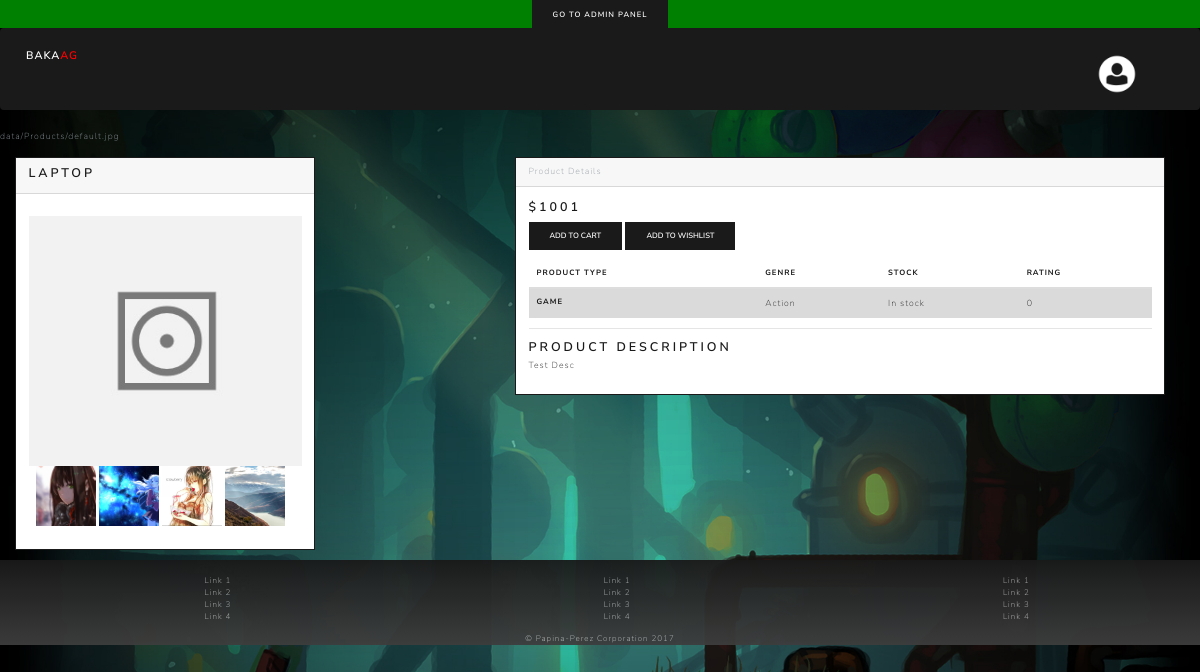
The app's page /products.php?prod_id=1 (signed in) with its own data.
### tables this page shows
CREATE TABLE `product` (
  `prod_id` int(11) NOT NULL,
  `prod_name` varchar(32) NOT NULL,
  `prod_desc` longtext NOT NULL,
  `prod_picture_link` varchar(700) NOT NULL DEFAULT 'data/Products/default.jpg',
  `prod_featured` varchar(3) NOT NULL DEFAULT 'No',
  `prod_genre_id` int(11) NOT NULL,
  `prod_type_id` int(11) NOT NULL,
  `inv_id` int(11) NOT NULL
);

CREATE TABLE `inventory` (
  `inv_id` int(11) NOT NULL,
  `inv_price` int(9) NOT NULL,
  `inv_stock` int(32) NOT NULL,
  `inv_no_of_sold` int(9) NOT NULL DEFAULT '0',
  `inv_views` int(9) NOT NULL DEFAULT '0',
  `inv_rate` int(9) NOT NULL DEFAULT '0',
  `inv_discount` int(3) NOT NULL DEFAULT '0'
);

CREATE TABLE `product_type` (
  `prod_type_id` int(11) NOT NULL,
  `prod_type_name` varchar(32) NOT NULL
);

CREATE TABLE `product_genre` (
  `prod_genre_id` int(11) NOT NULL,
  `prod_genre_name` varchar(100) NOT NULL,
  `prod_genre_desc` longtext NOT NULL,
  `prod_genre_link` varchar(700) DEFAULT NULL
);

### products.php (the view, shortened to what this page needs)
<?php
include_once("backend/connection.php");
include_once("header.php");
$sql = "SELECT * FROM product,inventory WHERE product.inv_id=inventory.inv_id AND prod_id=".$_GET['prod_id'];
$result = $conn->query($sql);
$result = $result->fetch_assoc();
?>
<!DOCTYPE html>
<html>
<head>
	<link rel="stylesheet" type="text/css" href="css/bootstrap.css">
	<link rel="stylesheet" type="text/css" href="css/admin/css/bootstrap.css">
	<link rel="stylesheet" type="text/css" href="css/style_global.css">
</head>
<body>
  <? echo $result['prod_picture_link'];?>
<br><br>
<div class="container-fluid">
<div class="row container-center">
	<div class="col-lg-5">
	<div class="bs-component">
	<div class="card border-primary mb-3" style="max-width: 30rem;">
  <div class="card-header"><h4><?php echo $result['prod_name']?></h4></div>
  <div class="card-body text-primary">
    <p class="card-text">
    	<?php echo '<div style="width: 350px; height: 250px;  background-image: url(\''.$result['prod_picture_link'].'\'); background-size: cover; background-repeat: no-repeat; background-position:center center;" class="img-responsive"></div>';?>
    	<div class="row small-thumbnail">&nbsp;&nbsp;&nbsp;&nbsp;&nbsp;&nbsp;&nbsp;
        <a href="#"><div style="width: 60px; height: 60px;  background-image: url('img/1.jpg'); background-size: cover; background-repeat: no-repeat; background-position: 50% 50%;" class="img-responsive"></div></a>&nbsp;
        <a href="#"><div style="width: 60px; height: 60px;  background-image: url('img/2.jpg'); background-size: cover; background-repeat: no-repeat; background-position: 50% 50%;" class="img-responsive"></div></a>&nbsp;
        <a href="#"><div style="width: 60px; height: 60px;  background-image: url('img/3.jpg'); background-size: cover; background-repeat: no-repeat; background-position: 50% 50%;" class="img-responsive"></div></a>&nbsp;
        <a href="#"><div style="width: 60px; height: 60px;  background-image: url('img/4.jpg'); background-size: cover; background-repeat: no-repeat; background-position: 50% 50%;" class="img-responsive"></div></a>&nbsp;
    	</div>
    </p>
    </div>
  </div>
</div>
</div>
	<div class="col-lg-7 data-container">
	<div class="bs-component">
	<div class="card border-primary mb-3" style="max-width: 65rem;">
  <div class="card-header">Product Details</div>
  <div class="card-body text-primary">
    <h4 class="card-title">$<?php echo $result['inv_price']?></h4>
    <p class="card-text">
      <button type="button" class="btn btn-primary" style="cursor: pointer;" onclick="addtocart(<?php echo $result['prod_id']?>)">Add to cart</button>
    	<span class="glyphicon glyphicon-shopping-heart"></span><button type="button" style="cursor: pointer;" class="btn btn-primary">Add to wishlist</button>
    	<table class="table table-hover">
  <thead>
    <tr>
      <th scope="col">Product Type</th>
      <th scope="col">Genre</th>
      <th scope="col">Stock</th>
      <th scope="col">Rating</th>
    </tr>
  </thead>
  <tbody>
    <tr class="table-active">
      <th scope="row"><?php
              $sql2 = "SELECT prod_type_name FROM product_type WHERE prod_type_id=".$result['prod_type_id'];
              $result2 = $conn->query($sql2);
              $result2 = $result2->fetch_assoc();
              echo $result2['prod_type_name'];
          ?></th>
      <td><?php
              $sql2 = "SELECT prod_genre_name FROM product_genre WHERE prod_genre_id=".$result['prod_genre_id'];
              $result2 = $conn->query($sql2);
              $result2 = $result2->fetch_assoc();
              echo $result2['prod_genre_name'];
          ?></td>
      <td><?php
              if($result['inv_stock']>0)
                echo "In stock";
              else
                echo "Out of stock";
          ?></td>
      <td><?php echo $result['inv_rate']?></td>
    </tr>
  </tbody>
</table>
<hr>
<h4>Product Description</h4>
<p><?php echo $result['prod_desc']?></p>
    </p>
    </div>
  </div>
</div>
</div>
</div>
</div>
</body>
</html>
<?php
	include_once("footer.php");
?>

### css/style_global.css (style rules this page uses)
body { margin: 0; padding: 0; background-image: url("../img/background.jpg"); background-attachment: fixed; background-position: center; background-repeat: no-repeat; background-size: cover; }

### records on screen
product: prod_picture_link "data/Products/default.jpg", prod_name "LAPTOP", prod_picture_link (placeholder picture), inv.inv_price "1001", inv.inv_rate "0", prod_desc "Test Desc"
product_type: prod_type_name "GAME"
product_genre: prod_genre_name "Action"
